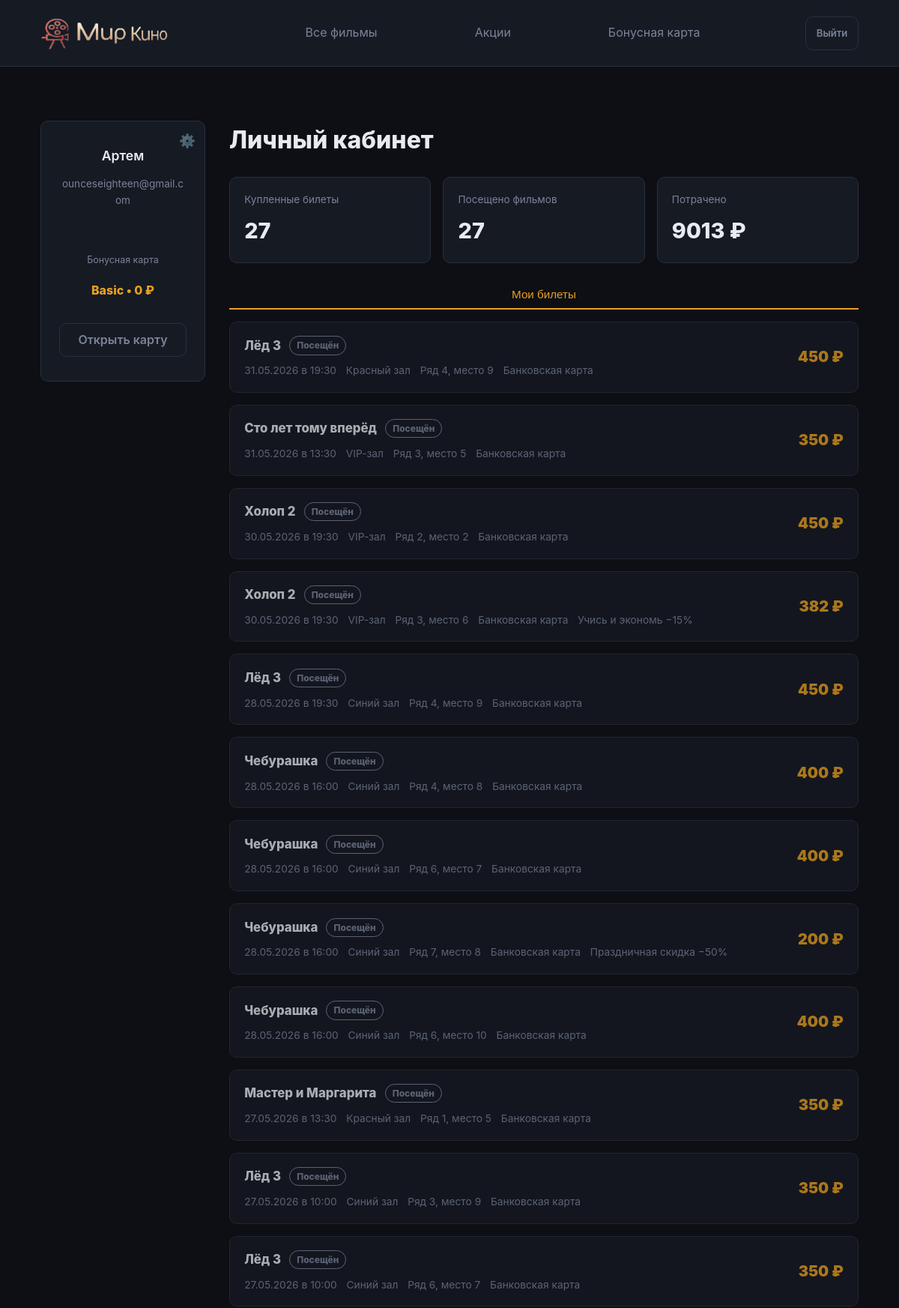
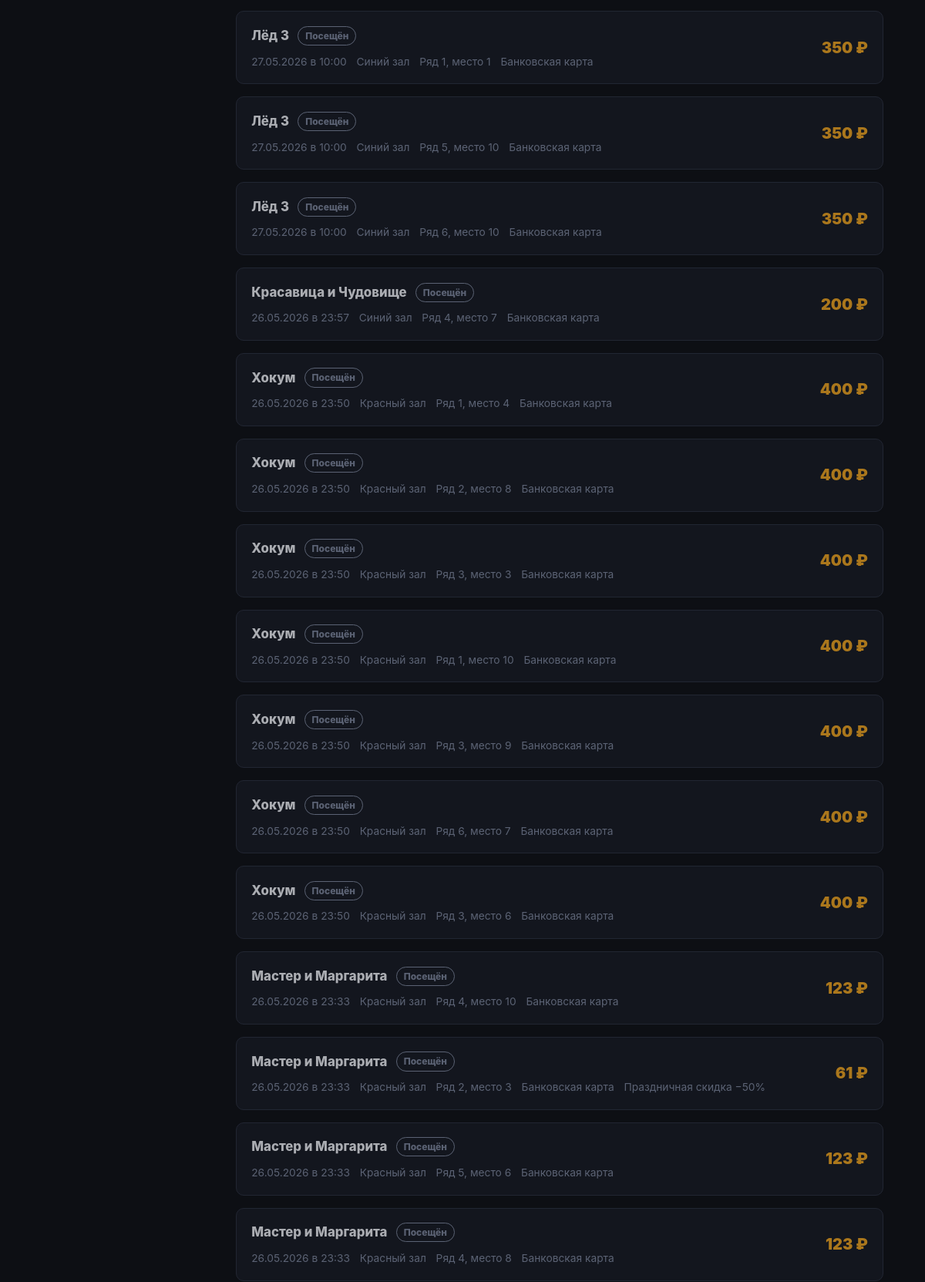
The page /cabinet (signed in, upper part) on the database its author committed (2 pictures, top to bottom).
### tables this page shows
CREATE TABLE users (
            id INTEGER PRIMARY KEY AUTOINCREMENT,
            name TEXT NOT NULL,
            email TEXT UNIQUE NOT NULL,
            password TEXT NOT NULL,
            role TEXT NOT NULL DEFAULT 'client',
            is_banned INTEGER NOT NULL DEFAULT 0
        );

CREATE TABLE loyalty_cards (
            id INTEGER PRIMARY KEY AUTOINCREMENT,
            user_id INTEGER NOT NULL UNIQUE,
            card_number TEXT NOT NULL UNIQUE,
            bonus_balance INTEGER NOT NULL DEFAULT 0,
            total_spent REAL NOT NULL DEFAULT 0,
            level TEXT NOT NULL DEFAULT 'Basic',
            created_at TEXT,
            FOREIGN KEY (user_id) REFERENCES users(id)
        );

CREATE TABLE bookings (
            id INTEGER PRIMARY KEY AUTOINCREMENT,
            user_id INTEGER NOT NULL,
            session_id INTEGER NOT NULL,
            seat_id INTEGER NOT NULL,
            booked_at TEXT,
            status TEXT NOT NULL DEFAULT 'booked',
            custom_code TEXT,
            promo_id INTEGER REFERENCES promotions(id),
            final_price REAL, payment_method TEXT,
            FOREIGN KEY (user_id) REFERENCES users(id),
            FOREIGN KEY (session_id) REFERENCES sessions(id),
            FOREIGN KEY (seat_id) REFERENCES seats(id)
        );

CREATE TABLE films (
            id INTEGER PRIMARY KEY AUTOINCREMENT,
            title TEXT NOT NULL,
            description TEXT,
            genre TEXT,
            duration INTEGER,
            poster TEXT
        );

CREATE TABLE halls (
            id INTEGER PRIMARY KEY AUTOINCREMENT,
            name TEXT NOT NULL,
            capacity INTEGER NOT NULL,
            rows INTEGER NOT NULL,
            seats_per_row INTEGER NOT NULL,
            status TEXT NOT NULL DEFAULT 'open',
            format TEXT NOT NULL DEFAULT '2D'
        );

CREATE TABLE seats (
            id INTEGER PRIMARY KEY AUTOINCREMENT,
            hall_id INTEGER NOT NULL,
            row_num INTEGER NOT NULL,
            seat_num INTEGER NOT NULL,
            FOREIGN KEY (hall_id) REFERENCES halls(id)
        );

CREATE TABLE promotions (
            id INTEGER PRIMARY KEY AUTOINCREMENT,
            title TEXT NOT NULL,
            description TEXT,
            discount INTEGER DEFAULT 0,
            image TEXT
        );

### main.py (the view)
@app.route('/cabinet')
@login_required
def cabinet():
    user = current_user()
    if user['role'] in ('admin', 'cashier'):
        return redirect(url_for('personal'))
    conn = get_db()
    now_dt = datetime.now()
    loyalty_card = conn.execute("""
        SELECT * FROM loyalty_cards WHERE user_id=?
    """, (user['id'],)).fetchone()
    raw_bookings = conn.execute("""
        SELECT b.*, f.title, s.date, s.time, h.name as hall_name,
               se.row_num, se.seat_num, s.price as session_price,
               COALESCE(b.final_price, s.price) as display_price,
               p.title as promo_title,
               p.discount as promo_discount
        FROM bookings b
        JOIN sessions s ON b.session_id = s.id
        JOIN films f ON s.film_id = f.id
        JOIN halls h ON s.hall_id = h.id
        JOIN seats se ON b.seat_id = se.id
        LEFT JOIN promotions p ON p.id = b.promo_id
        WHERE b.user_id=? AND b.status != 'cancelled'
        ORDER BY s.date DESC, s.time DESC, b.id DESC
    """, (user['id'],)).fetchall()
    bookings = []
    for b in raw_bookings:
        item = dict(b)
        try:
            session_dt = datetime.strptime(f"{item['date']} {item['time']}", "%Y-%m-%d %H:%M")
        except Exception:
            session_dt = now_dt
        item['is_past'] = session_dt < now_dt
        item['date_text'] = datetime.strptime(item['date'], "%Y-%m-%d").strftime("%d.%m.%Y") if item.get('date') else ''
        item['price'] = item.get('display_price') or item.get('session_price') or 0
        if item['status'] == 'paid' and item['is_past']:
            item['status_label'] = 'Посещён'
            item['status_color'] = 'var(--text-muted)'
            item['can_cancel'] = False
            item['can_pay'] = False
        elif item['status'] == 'paid':
            item['status_label'] = 'Куплен'
            item['status_color'] = 'var(--success)'
            item['can_cancel'] = False
            item['can_pay'] = False
        elif item['status'] == 'booked' and item['is_past']:
            item['status_label'] = 'Просрочен'
            item['status_color'] = 'var(--danger)'
            item['can_cancel'] = False
            item['can_pay'] = False
        else:
            item['status_label'] = 'Забронирован'
            item['status_color'] = 'var(--accent)'
            item['can_cancel'] = True
            item['can_pay'] = True
        if item.get('payment_method') == 'bonus':
            item['payment_text'] = 'Бонусная карта'
        elif item.get('payment_method') == 'bank':
            item['payment_text'] = 'Банковская карта'
        else:
            item['payment_text'] = 'Не оплачен'
        bookings.append(item)
    stats_row = conn.execute("""
        SELECT COUNT(*) as bought_tickets,
               COALESCE(SUM(COALESCE(b.final_price, s.price)), 0) as total_spent
        FROM bookings b
        JOIN sessions s ON s.id = b.session_id
        WHERE b.user_id=? AND b.status='paid'
    """, (user['id'],)).fetchone()
    visited_row = conn.execute("""
        SELECT COUNT(*) as visited_films
        FROM bookings b
        JOIN sessions s ON s.id = b.session_id
        WHERE b.user_id=?
          AND b.status='paid'
          AND (s.date < ? OR (s.date = ? AND s.time < ?))
    """, (user['id'], date.today().isoformat(), date.today().isoformat(), datetime.now().strftime('%H:%M'))).fetchone()
    cabinet_stats = {
        'bought_tickets': stats_row['bought_tickets'] if stats_row else 0,
        'visited_films': visited_row['visited_films'] if visited_row else 0,
        'total_spent': stats_row['total_spent'] if stats_row else 0
    }
    promotions = conn.execute('SELECT * FROM promotions ORDER BY id').fetchall()
    conn.close()
    return render_template('user/cabinet.html',
                           user=user,
                           bookings=bookings,
                           loyalty_card=loyalty_card,
                           cabinet_stats=cabinet_stats,
                           promotions=promotions)

### main.py (called while the page is built)
def get_db():
    conn = sqlite3.connect(DB_PATH)
    conn.row_factory = sqlite3.Row
    return conn

def current_user():
    if 'user_id' in session:
        conn = get_db()
        user = conn.execute('SELECT * FROM users WHERE id=?', (session['user_id'],)).fetchone()
        conn.close()
        return user
    return None

def login_required(f):
    from functools import wraps
    @wraps(f)
    def decorated(*args, **kwargs):
        if 'user_id' not in session:
            flash('Войдите в систему', 'warning')
            return redirect(url_for('login'))
        return f(*args, **kwargs)
    return decorated

### templates/user/cabinet.html (shortened to what this page needs)
{% extends 'base.html' %}
{% block content %}
<div class="cabinet-layout">
    <div style="display:flex; flex-direction:column; gap:1rem;">
        <div class="cabinet-profile" style="position: relative;">
            <a href="javascript:void(0)" class="cabinet-profile__settings" onclick="openSettingsModal()" title="Настройки">⚙️</a>
            <div class="cabinet-profile__name">{{ user.name }}</div>
            <div class="cabinet-profile__email">{{ user.email }}</div>
            {% if loyalty_card %}
            <div style="font-size:0.78rem; color:var(--text-muted); margin-bottom:0.35rem;">Бонусная карта</div>
            <div style="font-size:1rem; font-weight:800; color:var(--accent); margin-bottom:0.3rem;">
                {{ loyalty_card.level }} • {{ loyalty_card.bonus_balance }} ₽
            </div>
            <a href="{{ url_for('loyalty') }}" class="btn btn--outline btn--full" style="margin-top:0.8rem;">Открыть карту</a>
            {% else %}
            <div style="font-size:0.78rem; color:var(--text-muted); margin-bottom:0.35rem;">Бонусная карта</div>
            <div style="font-size:1rem; font-weight:700; margin-bottom:0.8rem;">Нет карты</div>
            <a href="{{ url_for('loyalty') }}" class="btn btn--primary btn--full">Выпустить бонусную карту</a>
            {% endif %}
        </div>
    </div>
    <div class="cabinet-content">
        <div style="margin-bottom:1.5rem;">
            <h1 style="font-size:2rem; font-weight:800; margin-bottom:0.35rem;">Личный кабинет</h1>
        </div>
        <div style="display:grid; grid-template-columns:repeat(3, 1fr); gap:1rem; margin-bottom:1.5rem;">
            <div style="background:var(--bg-card); border:1px solid var(--border); border-radius:var(--radius); padding:1.2rem;">
                <div style="color:var(--text-muted); font-size:0.85rem; margin-bottom:0.4rem;">Купленные билеты</div>
                <div style="font-size:1.8rem; font-weight:800;">{{ cabinet_stats.bought_tickets }}</div>
            </div>
            <div style="background:var(--bg-card); border:1px solid var(--border); border-radius:var(--radius); padding:1.2rem;">
                <div style="color:var(--text-muted); font-size:0.85rem; margin-bottom:0.4rem;">Посещено фильмов</div>
                <div style="font-size:1.8rem; font-weight:800;">{{ cabinet_stats.visited_films }}</div>
            </div>
            <div style="background:var(--bg-card); border:1px solid var(--border); border-radius:var(--radius); padding:1.2rem;">
                <div style="color:var(--text-muted); font-size:0.85rem; margin-bottom:0.4rem;">Потрачено</div>
                <div style="font-size:1.8rem; font-weight:800;">{{ cabinet_stats.total_spent|int }} ₽</div>
            </div>
        </div>
        <div class="personal-tabs" style="margin-bottom:1rem;">
            <button class="personal-tab active" type="button">Мои билеты</button>
        </div>
        {% if bookings %}
        <div style="display:flex; flex-direction:column; gap:1rem;">
            {% for b in bookings %}
            <div style="
                background:var(--bg-card);
                border:1px solid {% if b.is_past %}var(--border){% else %}rgba(255,180,0,0.45){% endif %};
                border-radius:var(--radius);
                padding:1.1rem 1.2rem;
                display:flex;
                justify-content:space-between;
                gap:1rem;
                align-items:center;
                opacity:{% if b.is_past %}0.72{% else %}1{% endif %};
            ">
                <div style="min-width:0; flex:1;">
                    <div style="display:flex; align-items:center; gap:0.7rem; flex-wrap:wrap; margin-bottom:0.55rem;">
                        <div style="font-size:1.05rem; font-weight:800;">{{ b.title }}</div>
                        <span style="
                            font-size:0.75rem;
                            font-weight:800;
                            color:{{ b.status_color }};
                            border:1px solid {{ b.status_color }};
                            border-radius:999px;
                            padding:2px 9px;
                        ">{{ b.status_label }}</span>
                    </div>
                    <div style="display:flex; flex-wrap:wrap; gap:0.8rem; color:var(--text-muted); font-size:0.86rem; line-height:1.6;">
                        <span>{{ b.date_text }} в {{ b.time }}</span>
                        <span>{{ b.hall_name }}</span>
                        <span>Ряд {{ b.row_num }}, место {{ b.seat_num }}</span>
                        <span>{{ b.payment_text }}</span>
                        {% if b.promo_title %}
                        <span>{{ b.promo_title }} −{{ b.promo_discount }}%</span>
                        {% endif %}
                    </div>
                </div>
                <div style="display:flex; flex-direction:column; align-items:flex-end; gap:0.6rem; flex-shrink:0;">
                    <div style="font-size:1.25rem; font-weight:900; color:var(--accent);">{{ b.price|int }} ₽</div>
                </div>
            </div>
            {% endfor %}
        </div>
        {% else %}
        <div style="background:var(--bg-card); border:1px solid var(--border); border-radius:var(--radius); padding:2rem; text-align:center;">
            <p style="color:var(--text-muted); margin-bottom:1rem;">У вас пока нет билетов.</p>
            <a href="{{ url_for('index') }}" class="btn btn--primary">Выбрать фильм</a>
        </div>
        {% endif %}
    </div>
</div>
{% endblock %}

### static/style.css (style rules this page uses)
:root { --bg: #0d0f14; --bg-card: #161a23; --bg-card-hover: #1e2330; --bg-input: #1e2330; --border: #2a2f3e; --accent: #e8a020; --accent-hover: #f5b840; --danger: #e05252; --success: #4caf78; --info: #4a90d9; --warning: #e8a020; --text: #e8eaf0; --text-muted: #7a8399; --text-dim: #4a5066; --sidebar-w: 220px; --radius: 10px; --radius-sm: 6px; --shadow: 0 4px 24px rgba(0,0,0,0.4); }
*, *::before, *::after { box-sizing: border-box; margin: 0; padding: 0; }
body { font-family: -apple-system, BlinkMacSystemFont, "Segoe UI", Roboto, Helvetica, Arial, sans-serif; background: var(--bg); color: var(--text); line-height: 1.6; min-height: 100vh; display: flex; flex-direction: column; }
a { color: var(--accent); text-decoration: none; }
.btn { display: flex; align-items: center; justify-content: center; text-align: center; width: 100%; height: 45px; padding: 0 20px; font-size: 1rem; font-weight: 600; cursor: pointer; border-radius: var(--radius); transition: all 0.2s ease; border: none; }
.btn--outline { background: transparent; border: 1px solid var(--border); color: var(--text-muted); }
.btn--full { width: 100%; justify-content: center; }
.cabinet-layout { display: flex; align-items: flex-start; gap: 2rem; margin-top: 2rem; }
.cabinet-profile { width: 220px; min-width: 220px; background: var(--bg-card); border: 1px solid var(--border); border-radius: var(--radius); padding: 2rem 1.5rem; display: flex; flex-direction: column; align-items: center; gap: 0.8rem; text-align: center; }
.cabinet-profile__name { font-size: 1.1rem; font-weight: 600; color: var(--text); }
.cabinet-profile__email { font-size: 0.85rem; color: var(--text-muted); word-break: break-all; }
.cabinet-content { flex: 1; min-width: 0; }
.cabinet-profile__settings { position: absolute; top: 12px; right: 12px; font-size: 1.1rem; opacity: 0.5; transition: opacity 0.2s; }
.personal-tabs { display: flex; border-bottom: 1px solid var(--border); }
.personal-tab { flex: 1; background: none; border: none; border-bottom: 2px solid transparent; color: var(--text-muted); font-size: 0.95rem; padding: 0.6rem 1rem; cursor: pointer; transition: all 0.2s; margin-bottom: -1px; text-align: center; }
.personal-tab.active { color: var(--accent); border-bottom-color: var(--accent); }

### rows shown on the page
users: name "Артем", email "ounceseighteen@gmail.com"
loyalty_cards: level "Basic", bonus_balance "0"
bookings: title "Лёд 3", status_label "Посещён", date_text "31.05.2026", time "19:30", hall_name "Красный зал", row_num "4", seat_num "9", payment_text "Банковская карта", price "450"
bookings: title "Сто лет тому вперёд", status_label "Посещён", date_text "31.05.2026", time "13:30", hall_name "VIP-зал", row_num "3", seat_num "5", payment_text "Банковская карта", price "350"
bookings: title "Холоп 2", status_label "Посещён", date_text "30.05.2026", time "19:30", hall_name "VIP-зал", row_num "2", seat_num "2", payment_text "Банковская карта", price "450"
bookings: title "Холоп 2", status_label "Посещён", date_text "30.05.2026", time "19:30", hall_name "VIP-зал", row_num "3", seat_num "6", payment_text "Банковская карта", promo_title "Учись и экономь", promo_discount "15", price "382"
bookings: title "Лёд 3", status_label "Посещён", date_text "28.05.2026", time "19:30", hall_name "Синий зал", row_num "4", seat_num "9", payment_text "Банковская карта", price "450"
bookings: title "Чебурашка", status_label "Посещён", date_text "28.05.2026", time "16:00", hall_name "Синий зал", row_num "4", seat_num "8", payment_text "Банковская карта", price "400"
bookings: title "Чебурашка", status_label "Посещён", date_text "28.05.2026", time "16:00", hall_name "Синий зал", row_num "6", seat_num "7", payment_text "Банковская карта", price "400"
bookings: title "Чебурашка", status_label "Посещён", date_text "28.05.2026", time "16:00", hall_name "Синий зал", row_num "7", seat_num "8", payment_text "Банковская карта", promo_title "Праздничная скидка", promo_discount "50", price "200"
bookings: title "Чебурашка", status_label "Посещён", date_text "28.05.2026", time "16:00", hall_name "Синий зал", row_num "6", seat_num "10", payment_text "Банковская карта", price "400"
bookings: title "Мастер и Маргарита", status_label "Посещён", date_text "27.05.2026", time "13:30", hall_name "Красный зал", row_num "1", seat_num "5", payment_text "Банковская карта", price "350"
bookings: title "Лёд 3", status_label "Посещён", date_text "27.05.2026", time "10:00", hall_name "Синий зал", row_num "3", seat_num "9", payment_text "Банковская карта", price "350"
bookings: title "Лёд 3", status_label "Посещён", date_text "27.05.2026", time "10:00", hall_name "Синий зал", row_num "6", seat_num "7", payment_text "Банковская карта", price "350"
bookings: title "Лёд 3", status_label "Посещён", date_text "27.05.2026", time "10:00", hall_name "Синий зал", row_num "1", seat_num "1", payment_text "Банковская карта", price "350"
bookings: title "Лёд 3", status_label "Посещён", date_text "27.05.2026", time "10:00", hall_name "Синий зал", row_num "5", seat_num "10", payment_text "Банковская карта", price "350"
bookings: title "Лёд 3", status_label "Посещён", date_text "27.05.2026", time "10:00", hall_name "Синий зал", row_num "6", seat_num "10", payment_text "Банковская карта", price "350"
bookings: title "Красавица и Чудовище", status_label "Посещён", date_text "26.05.2026", time "23:57", hall_name "Синий зал", row_num "4", seat_num "7", payment_text "Банковская карта", price "200"
bookings: title "Хокум", status_label "Посещён", date_text "26.05.2026", time "23:50", hall_name "Красный зал", row_num "1", seat_num "4", payment_text "Банковская карта", price "400"
bookings: title "Хокум", status_label "Посещён", date_text "26.05.2026", time "23:50", hall_name "Красный зал", row_num "2", seat_num "8", payment_text "Банковская карта", price "400"
bookings: title "Хокум", status_label "Посещён", date_text "26.05.2026", time "23:50", hall_name "Красный зал", row_num "3", seat_num "3", payment_text "Банковская карта", price "400"
bookings: title "Хокум", status_label "Посещён", date_text "26.05.2026", time "23:50", hall_name "Красный зал", row_num "1", seat_num "10", payment_text "Банковская карта", price "400"
bookings: title "Хокум", status_label "Посещён", date_text "26.05.2026", time "23:50", hall_name "Красный зал", row_num "3", seat_num "9", payment_text "Банковская карта", price "400"
bookings: title "Хокум", status_label "Посещён", date_text "26.05.2026", time "23:50", hall_name "Красный зал", row_num "6", seat_num "7", payment_text "Банковская карта", price "400"
bookings: title "Хокум", status_label "Посещён", date_text "26.05.2026", time "23:50", hall_name "Красный зал", row_num "3", seat_num "6", payment_text "Банковская карта", price "400"
bookings: title "Мастер и Маргарита", status_label "Посещён", date_text "26.05.2026", time "23:33", hall_name "Красный зал", row_num "4", seat_num "10", payment_text "Банковская карта", price "123"
bookings: title "Мастер и Маргарита", status_label "Посещён", date_text "26.05.2026", time "23:33", hall_name "Красный зал", row_num "2", seat_num "3", payment_text "Банковская карта", promo_title "Праздничная скидка", promo_discount "50", price "61"
bookings: title "Мастер и Маргарита", status_label "Посещён", date_text "26.05.2026", time "23:33", hall_name "Красный зал", row_num "5", seat_num "6", payment_text "Банковская карта", price "123"
bookings: title "Мастер и Маргарита", status_label "Посещён", date_text "26.05.2026", time "23:33", hall_name "Красный зал", row_num "4", seat_num "8", payment_text "Банковская карта", price "123"

### other values the page prints
{{ cabinet_stats.bought_tickets }} "27"
{{ cabinet_stats.visited_films }} "27"
{{ cabinet_stats.total_spent|int }} "9013"
